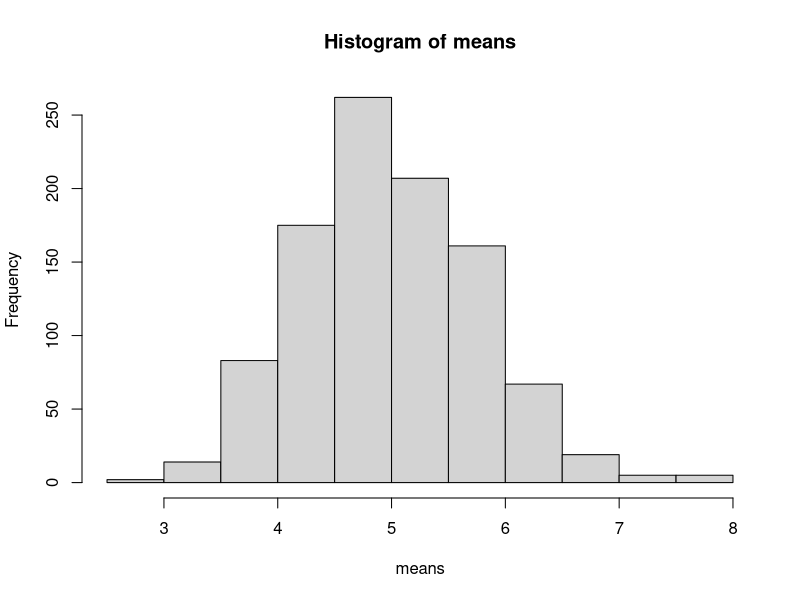
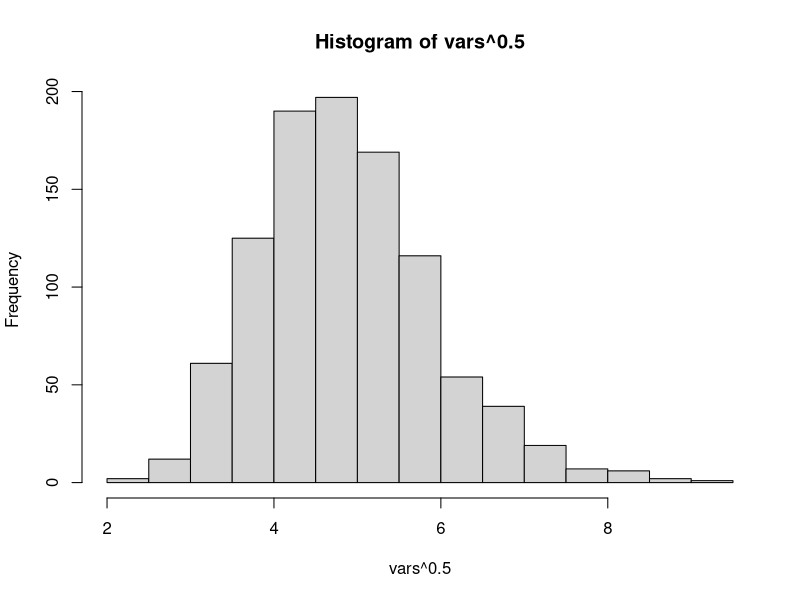
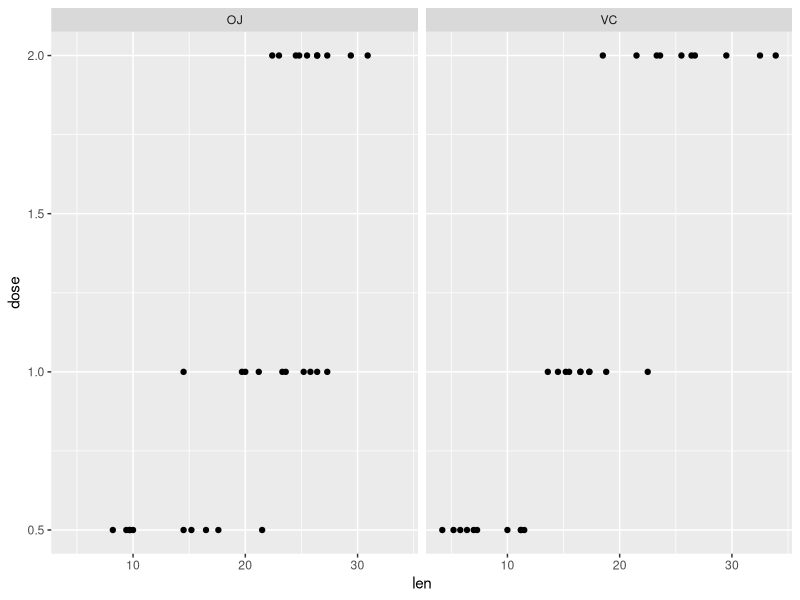

Source code (R) for these figures, in order:
## ---- chunk 1
sim <- 1000
means = NULL
vars = NULL
for (i in 1: sim){
        means <- c(means, mean(rexp(40,0.2)))
        vars <- c(vars, var(rexp(40,0.2)))
        }
## ---- chunk 2
hist(means)
## ---- chunk 3
mean(means)
## ---- chunk 4
hist(vars^0.5)
mean(vars^0.5)
## ---- chunk 5
quantile(means)
quantile(rnorm(1000,mean=mean(means), sd=sd(means)))
## ---- chunk 6
library(datasets)
library(dplyr)
library(ggplot2)
glimpse(ToothGrowth)
qplot(len, dose, data = ToothGrowth, facets = .~supp)
## ---- chunk 7
group_by(ToothGrowth, supp, dose) %>% summarize(mean = mean(len))
## ---- chunk 8
OJdata_0.5 <-filter(ToothGrowth, supp=="OJ", dose == 0.5)
VCdata_0.5 <-filter(ToothGrowth, supp=="VC", dose == 0.5)
t.test(OJdata_0.5$len,VCdata_0.5$len)

OJdata_1.0 <-filter(ToothGrowth, supp=="OJ", dose == 1.0)
VCdata_1.0 <-filter(ToothGrowth, supp=="VC", dose == 1.0)
t.test(OJdata_1.0$len,VCdata_1.0$len)

OJdata_2.0 <-filter(ToothGrowth, supp=="OJ", dose == 2.0)
VCdata_2.0 <-filter(ToothGrowth, supp=="VC", dose == 2.0)
t.test(OJdata_2.0$len,VCdata_2.0$len)
